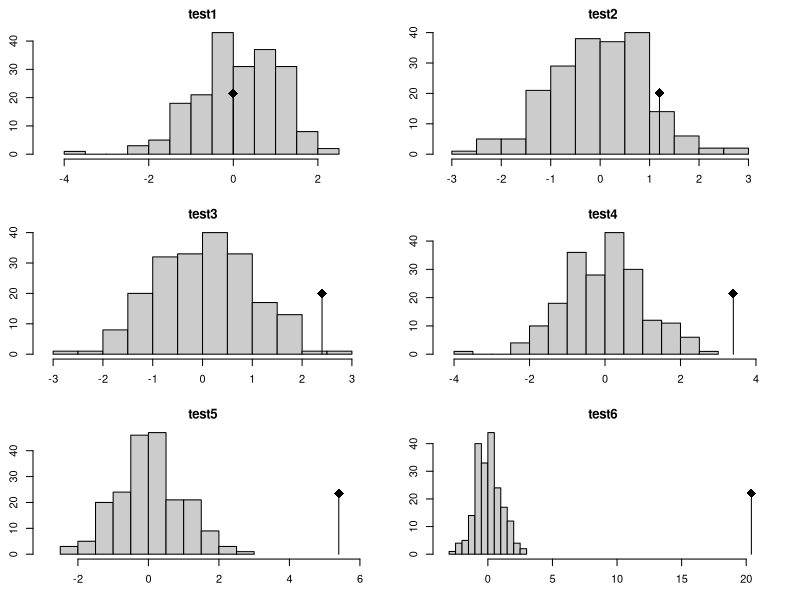

Source code (R):
library(ade4)


### Name: krandtest
### Title: Class of the Permutation Tests (in C).
### Aliases: krandtest plot.krandtest print.krandtest as.krandtest
### Keywords: methods

### ** Examples

wkrandtest <- as.krandtest(obs=c(0,1.2,2.4,3.4,5.4,20.4),sim=matrix(rnorm(6*200),200,6))
wkrandtest
plot(wkrandtest)
